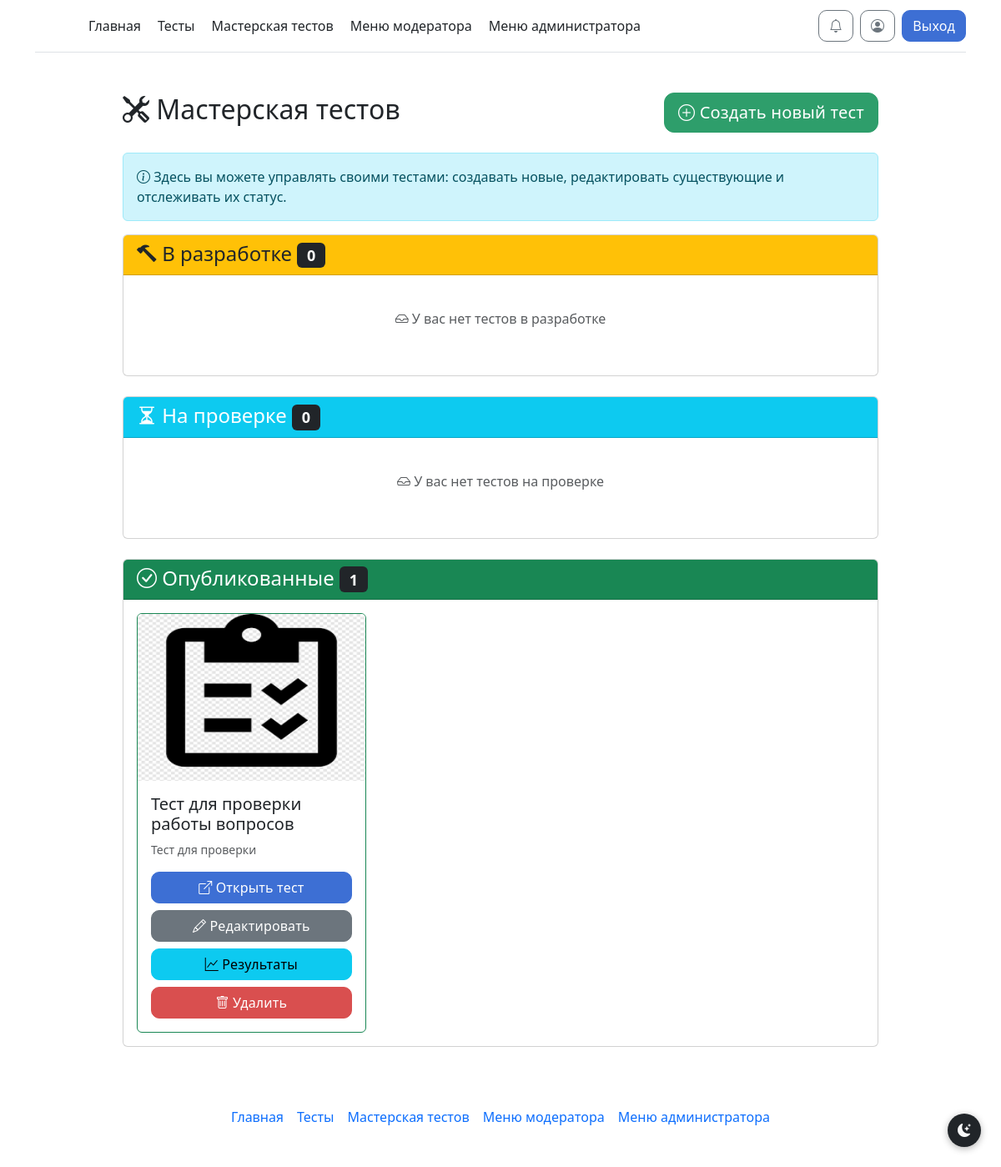
The page /workshop (signed in) on the database its author committed.
### models.py (models this page shows)
class Tests(db.Model):
    test_id = db.Column(db.Integer, primary_key=True)
    test_id_creator = db.Column(db.Integer)
    test_name = db.Column(db.String)
    test_description = db.Column(db.String)
    test_status = db.Column(db.Integer)
    test_image = db.Column(db.String)
    test_cat_id = db.Column(db.Integer, default=None)  # ссылка на TestCategory.cat_id или None
    show_answers_after_test = db.Column(db.Boolean, default=True)  # показывать правильные ответы после завершения теста
    collect_statistics = db.Column(db.Boolean, default=True)  # собирать статистику для автора теста

### routes/workshop.py (the view)
@workshop_bp.route('/workshop')
@login_required
def workshop():
    user_tests = Tests.query.filter_by(test_id_creator=current_user.id).all()
    return render_template("workshop.html",
                           tests_in_progress=[t for t in user_tests if t.test_status == 0],
                           tests_pending=[t for t in user_tests if t.test_status == 1],
                           tests_published=[t for t in user_tests if t.test_status == 2])

### __init__.py (called while the page is built, shortened)
@manager.user_loader
def load_user(user_id):
    return db.session.get(User, user_id)

@app.template_filter('get_unread_notifications_count')
def get_unread_notifications_count(user_id):
    return Notifications.query.filter_by(n_user_id=user_id, n_is_read=False).count()

@app.before_request
def check_must_rate_test():
    excluded_paths = ['/test/', '/static/', '/logout']

### templates/workshop.html (shortened to what this page needs)
{% extends 'base.html' %}
{% block main %}
<div class="container mt-4">
    <div class="row">
        <div class="col-md-10 mx-auto">
            <div class="d-flex justify-content-between align-items-center mb-4">
                <h2><i class="bi bi-tools"></i> Мастерская тестов</h2>
                <a href="/create" class="btn btn-success btn-lg">
                    <i class="bi bi-plus-circle"></i> Создать новый тест
                </a>
            </div>
            <div class="alert alert-info">
                <i class="bi bi-info-circle"></i>
                Здесь вы можете управлять своими тестами: создавать новые, редактировать существующие и отслеживать их статус.
            </div>
            <div class="card mb-4">
                <div class="card-header bg-warning text-dark">
                    <h4 class="mb-0">
                        <i class="bi bi-hammer"></i> В разработке
                        <span class="badge bg-dark">{{ tests_in_progress|length }}</span>
                    </h4>
                </div>
                <div class="card-body">
                    {% if tests_in_progress %}
                    <div class="row row-cols-1 row-cols-md-2 row-cols-lg-3 g-4">
                        {% for test in tests_in_progress %}
                        <div class="col">
                            <div class="card h-100 border-warning">
                                {% if test.test_image %}
                                <img src="{{ url_for('static', filename='img/' + test.test_image) }}"
                                     class="card-img-top"
                                     alt="{{ test.test_name }}"
                                     style="height: 200px; object-fit: cover;">
                                {% else %}
                                <img src="{{ url_for('static', filename='img/placeholder.png') }}"
                                     class="card-img-top"
                                     alt="Placeholder"
                                     style="height: 200px; object-fit: cover;">
                                {% endif %}
                                <div class="card-body">
                                    <h5 class="card-title">{{ test.test_name }}</h5>
                                    <p class="card-text text-muted small">{{ test.test_description[:100] }}{% if test.test_description|length > 100 %}...{% endif %}</p>
                                    <div class="d-grid gap-2">
                                        <a href="/createnext" class="btn btn-primary">
                                            <i class="bi bi-pencil"></i> Продолжить создание
                                        </a>
                                        <button type="button"
                                                class="btn btn-danger"
                                                onclick="if(confirm('Удалить тест? Это действие нельзя отменить!')) { document.getElementById('delete-form-{{ test.test_id }}').submit(); }">
                                            <i class="bi bi-trash"></i> Удалить
                                        </button>
                                    </div>
                                    <form id="delete-form-{{ test.test_id }}"
                                          method="POST"
                                          action="/delete-test"
                                          style="display: none;">
                                    </form>
                                </div>
                            </div>
                        </div>
                        {% endfor %}
                    </div>
                    {% else %}
                    <p class="text-muted text-center py-4">
                        <i class="bi bi-inbox"></i> У вас нет тестов в разработке
                    </p>
                    {% endif %}
                </div>
            </div>
            <div class="card mb-4">
                <div class="card-header bg-info text-white">
                    <h4 class="mb-0">
                        <i class="bi bi-hourglass-split"></i> На проверке
                        <span class="badge bg-dark">{{ tests_pending|length }}</span>
                    </h4>
                </div>
                <div class="card-body">
                    {% if tests_pending %}
                    <div class="row row-cols-1 row-cols-md-2 row-cols-lg-3 g-4">
                        {% for test in tests_pending %}
                        <div class="col">
                            <div class="card h-100 border-info">
                                {% if test.test_image %}
                                <img src="{{ url_for('static', filename='img/' + test.test_image) }}"
                                     class="card-img-top"
                                     alt="{{ test.test_name }}"
                                     style="height: 200px; object-fit: cover;">
                                {% else %}
                                <img src="{{ url_for('static', filename='img/placeholder.png') }}"
                                     class="card-img-top"
                                     alt="Placeholder"
                                     style="height: 200px; object-fit: cover;">
                                {% endif %}
                                <div class="card-body">
                                    <h5 class="card-title">{{ test.test_name }}</h5>
                                    <p class="card-text text-muted small">{{ test.test_description[:100] }}{% if test.test_description|length > 100 %}...{% endif %}</p>
                                    <div class="alert alert-info small mb-2">
                                        <i class="bi bi-clock"></i> Ожидает проверки модератором
                                    </div>
                                    <div class="d-grid gap-2">
                                        <a href="{{ url_for('edit_test', test_id=test.test_id) }}"
                                           class="btn btn-secondary">
                                            <i class="bi bi-pencil"></i> Редактировать
                                        </a>
                                        <button type="button"
                                                class="btn btn-danger"
                                                onclick="if(confirm('Удалить тест «{{ test.test_name }}»? Это действие нельзя отменить!')) { document.getElementById('delete-pending-{{ test.test_id }}').submit(); }">
                                            <i class="bi bi-trash"></i> Удалить
                                        </button>
                                        <form id="delete-pending-{{ test.test_id }}"
                                              method="POST"
                                              action="{{ url_for('workshop_delete_test', test_id=test.test_id) }}"
                                              style="display:none;"></form>
                                    </div>
                                </div>
                            </div>
                        </div>
                        {% endfor %}
                    </div>
                    {% else %}
                    <p class="text-muted text-center py-4">
                        <i class="bi bi-inbox"></i> У вас нет тестов на проверке
                    </p>
                    {% endif %}
                </div>
            </div>
            <div class="card mb-4">
                <div class="card-header bg-success text-white">
                    <h4 class="mb-0">
                        <i class="bi bi-check-circle"></i> Опубликованные
                        <span class="badge bg-dark">{{ tests_published|length }}</span>
                    </h4>
                </div>
                <div class="card-body">
                    {% if tests_published %}
                    <div class="row row-cols-1 row-cols-md-2 row-cols-lg-3 g-4">
                        {% for test in tests_published %}
                        <div class="col">
                            <div class="card h-100 border-success">
                                {% if test.test_image %}
                                <img src="{{ url_for('static', filename='img/' + test.test_image) }}"
                                     class="card-img-top"
                                     alt="{{ test.test_name }}"
                                     style="height: 200px; object-fit: cover;">
                                {% else %}
                                <img src="{{ url_for('static', filename='img/placeholder.png') }}"
                                     class="card-img-top"
                                     alt="Placeholder"
                                     style="height: 200px; object-fit: cover;">
                                {% endif %}
                                <div class="card-body">
                                    <h5 class="card-title">{{ test.test_name }}</h5>
                                    <p class="card-text text-muted small">{{ test.test_description[:100] }}{% if test.test_description|length > 100 %}...{% endif %}</p>
                                    <div class="d-grid gap-2">
                                        <a href="/test/{{ test.test_name }}"
                                           class="btn btn-primary">
                                            <i class="bi bi-box-arrow-up-right"></i> Открыть тест
                                        </a>
                                        <a href="{{ url_for('edit_test', test_id=test.test_id) }}"
                                           class="btn btn-secondary">
                                            <i class="bi bi-pencil"></i> Редактировать
                                        </a>
                                        {% if test.collect_statistics %}
                                        <a href="{{ url_for('tests.view_test_results', test_id=test.test_id) }}"
                                           class="btn btn-info">
                                            <i class="bi bi-graph-up"></i> Результаты
                                        </a>
                                        {% else %}
                                        <button class="btn btn-outline-secondary" disabled title="Сбор статистики отключен для этого теста">
                                            <i class="bi bi-graph-up"></i> Результаты (отключены)
                                        </button>
                                        {% endif %}
                                        <button type="button"
                                                class="btn btn-danger"
                                                onclick="if(confirm('Удалить тест «{{ test.test_name }}»? Он будет снят с публикации. Это действие нельзя отменить!')) { document.getElementById('delete-published-{{ test.test_id }}').submit(); }">
                                            <i class="bi bi-trash"></i> Удалить
                                        </button>
                                    </div>
                                </div>
                            </div>
                        </div>
                        {% endfor %}
                    </div>
                    {% else %}
                    <p class="text-muted text-center py-4">
                        <i class="bi bi-inbox"></i> У вас нет опубликованных тестов
                    </p>
                    {% endif %}
                </div>
            </div>
        </div>
    </div>
</div>
{% endblock %}

### static/style/style.css (style rules this page uses)
.btn { border-radius: 10px !important; font-weight: 500; letter-spacing: 0.01em; transition: transform 0.1s ease, box-shadow 0.1s ease, background-color 0.1s ease !important; }
.btn-primary { background: #3d6fd4 !important; border-color: #3d6fd4 !important; }
.btn-success { background: #2e9e6b !important; border-color: #2e9e6b !important; }
.btn-danger { background: #d94f4f !important; border-color: #d94f4f !important; }
.btn-secondary { background: #6c757d !important; border-color: #6c757d !important; }
.btn-lg { border-radius: 12px !important; }
.card:not(.card-fixed) .card-img-top { object-fit: fill !important; width: 100%; }

### rows shown on the page
Tests: test_image (picture), test_name "Тест для проверки работы вопросов", test_description "Тест для проверки"

### other values the page prints
{{ tests_in_progress|length }} "0"
{{ tests_pending|length }} "0"
{{ tests_published|length }} "1"
